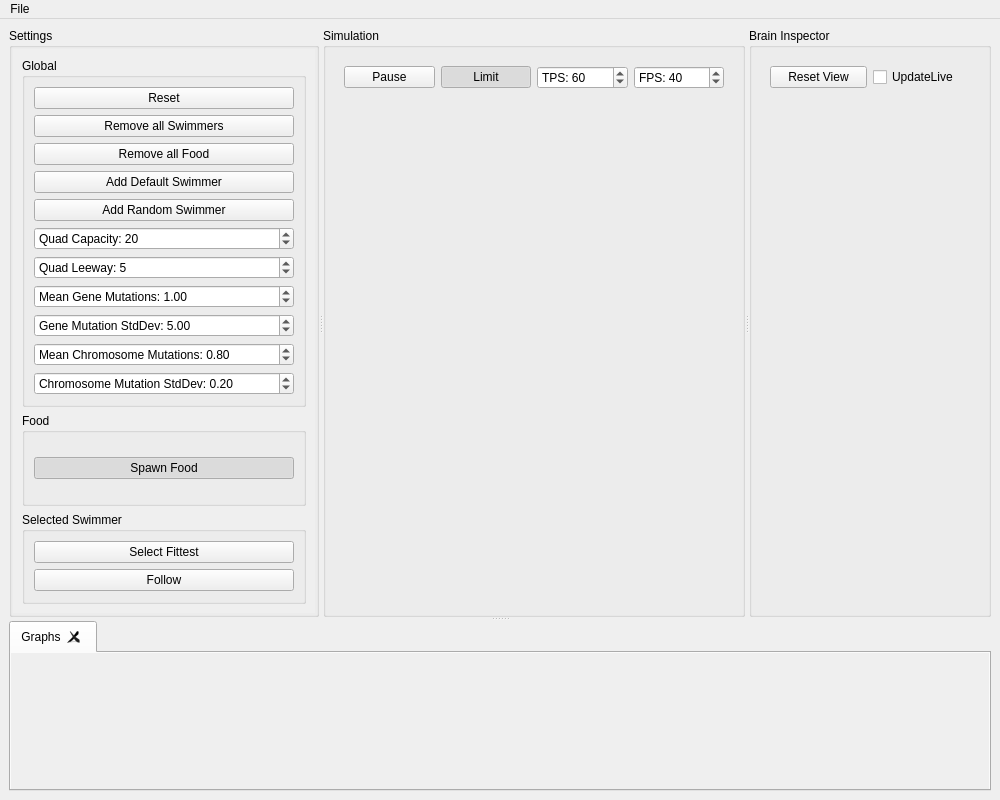
<?xml version="1.0" encoding="UTF-8"?>
<ui version="4.0">
 <class>MainWindow</class>
 <widget class="QMainWindow" name="MainWindow">
  <property name="geometry">
   <rect>
    <x>0</x>
    <y>0</y>
    <width>1000</width>
    <height>800</height>
   </rect>
  </property>
  <property name="windowTitle">
   <string>MainWindow</string>
  </property>
  <widget class="QWidget" name="mainWindowLayout">
   <layout class="QVBoxLayout" name="verticalLayout_2">
    <item>
     <widget class="QSplitter" name="verticalSplitter">
      <property name="orientation">
       <enum>Qt::Vertical</enum>
      </property>
      <property name="childrenCollapsible">
       <bool>false</bool>
      </property>
      <widget class="QWidget" name="horizontalLayout" native="true">
       <layout class="QHBoxLayout" name="horizontalLayout_3">
        <item>
         <widget class="QSplitter" name="horizontalSplitter">
          <property name="frameShape">
           <enum>QFrame::NoFrame</enum>
          </property>
          <property name="orientation">
           <enum>Qt::Horizontal</enum>
          </property>
          <property name="childrenCollapsible">
           <bool>false</bool>
          </property>
          <widget class="QGroupBox" name="settingsPanel">
           <property name="title">
            <string>Settings</string>
           </property>
           <layout class="QVBoxLayout" name="verticalLayout_4">
            <property name="spacing">
             <number>0</number>
            </property>
            <property name="leftMargin">
             <number>1</number>
            </property>
            <property name="topMargin">
             <number>1</number>
            </property>
            <property name="rightMargin">
             <number>1</number>
            </property>
            <property name="bottomMargin">
             <number>1</number>
            </property>
            <item>
             <widget class="QScrollArea" name="settingsScrollPanel">
              <property name="sizePolicy">
               <sizepolicy hsizetype="Preferred" vsizetype="Expanding">
                <horstretch>0</horstretch>
                <verstretch>0</verstretch>
               </sizepolicy>
              </property>
              <property name="frameShape">
               <enum>QFrame::NoFrame</enum>
              </property>
              <property name="verticalScrollBarPolicy">
               <enum>Qt::ScrollBarAsNeeded</enum>
              </property>
              <property name="horizontalScrollBarPolicy">
               <enum>Qt::ScrollBarAlwaysOff</enum>
              </property>
              <property name="widgetResizable">
               <bool>true</bool>
              </property>
              <widget class="QWidget" name="scrollAreaWidgetContents">
               <property name="geometry">
                <rect>
                 <x>0</x>
                 <y>0</y>
                 <width>292</width>
                 <height>553</height>
                </rect>
               </property>
               <layout class="QVBoxLayout" name="verticalLayout_5">
                <item>
                 <widget class="QGroupBox" name="globalSettingsGroup">
                  <property name="title">
                   <string>Global</string>
                  </property>
                  <layout class="QGridLayout" name="gridLayout">
                   <item row="9" column="0">
                    <widget class="QDoubleSpinBox" name="meanChromosomeMutationSpinBox">
                     <property name="prefix">
                      <string>Mean Chromosome Mutations: </string>
                     </property>
                     <property name="maximum">
                      <double>20.000000000000000</double>
                     </property>
                     <property name="value">
                      <double>0.800000000000000</double>
                     </property>
                    </widget>
                   </item>
                   <item row="3" column="0">
                    <widget class="QPushButton" name="addDefaultSwimmerButton">
                     <property name="text">
                      <string>Add Default Swimmer</string>
                     </property>
                    </widget>
                   </item>
                   <item row="7" column="0">
                    <widget class="QDoubleSpinBox" name="meanGeneMutationSpinBox">
                     <property name="prefix">
                      <string>Mean Gene Mutations: </string>
                     </property>
                     <property name="maximum">
                      <double>20.000000000000000</double>
                     </property>
                     <property name="value">
                      <double>1.000000000000000</double>
                     </property>
                    </widget>
                   </item>
                   <item row="8" column="0">
                    <widget class="QDoubleSpinBox" name="geneMutationStdDevSpinBox">
                     <property name="prefix">
                      <string>Gene Mutation StdDev: </string>
                     </property>
                     <property name="maximum">
                      <double>100.000000000000000</double>
                     </property>
                     <property name="singleStep">
                      <double>0.100000000000000</double>
                     </property>
                     <property name="value">
                      <double>5.000000000000000</double>
                     </property>
                    </widget>
                   </item>
                   <item row="0" column="0">
                    <widget class="QPushButton" name="resetAllButton">
                     <property name="text">
                      <string>Reset</string>
                     </property>
                    </widget>
                   </item>
                   <item row="1" column="0">
                    <widget class="QPushButton" name="removeAllSwimmersButton">
                     <property name="text">
                      <string>Remove all Swimmers</string>
                     </property>
                    </widget>
                   </item>
                   <item row="5" column="0">
                    <widget class="QSpinBox" name="quadCapacitySpinner">
                     <property name="prefix">
                      <string>Quad Capacity: </string>
                     </property>
                     <property name="minimum">
                      <number>0</number>
                     </property>
                     <property name="maximum">
                      <number>500</number>
                     </property>
                     <property name="value">
                      <number>20</number>
                     </property>
                    </widget>
                   </item>
                   <item row="6" column="0">
                    <widget class="QSpinBox" name="quadLeewaySpinner">
                     <property name="prefix">
                      <string>Quad Leeway: </string>
                     </property>
                     <property name="maximum">
                      <number>500</number>
                     </property>
                     <property name="value">
                      <number>5</number>
                     </property>
                    </widget>
                   </item>
                   <item row="4" column="0">
                    <widget class="QPushButton" name="addRandomSwimmerButton">
                     <property name="text">
                      <string>Add Random Swimmer</string>
                     </property>
                    </widget>
                   </item>
                   <item row="2" column="0">
                    <widget class="QPushButton" name="removeAllFoodButton">
                     <property name="text">
                      <string>Remove all Food</string>
                     </property>
                    </widget>
                   </item>
                   <item row="10" column="0">
                    <widget class="QDoubleSpinBox" name="chromosomeMutationStdDevSpinBox">
                     <property name="prefix">
                      <string>Chromosome Mutation StdDev: </string>
                     </property>
                     <property name="maximum">
                      <double>5.000000000000000</double>
                     </property>
                     <property name="singleStep">
                      <double>0.100000000000000</double>
                     </property>
                     <property name="value">
                      <double>0.200000000000000</double>
                     </property>
                    </widget>
                   </item>
                  </layout>
                 </widget>
                </item>
                <item>
                 <widget class="QGroupBox" name="foodSettingsGroup">
                  <property name="title">
                   <string>Food</string>
                  </property>
                  <layout class="QVBoxLayout" name="verticalLayout_7">
                   <item>
                    <widget class="QPushButton" name="spawnFoodToggle">
                     <property name="text">
                      <string>Spawn Food</string>
                     </property>
                     <property name="checkable">
                      <bool>true</bool>
                     </property>
                     <property name="checked">
                      <bool>true</bool>
                     </property>
                    </widget>
                   </item>
                  </layout>
                 </widget>
                </item>
                <item>
                 <widget class="QGroupBox" name="selectedSwimmerGroup">
                  <property name="title">
                   <string>Selected Swimmer</string>
                  </property>
                  <layout class="QVBoxLayout" name="verticalLayout_8">
                   <item>
                    <widget class="QPushButton" name="selectFittestButton">
                     <property name="text">
                      <string>Select Fittest</string>
                     </property>
                    </widget>
                   </item>
                   <item>
                    <widget class="QPushButton" name="followSelectedToggle">
                     <property name="text">
                      <string>Follow</string>
                     </property>
                     <property name="checkable">
                      <bool>true</bool>
                     </property>
                    </widget>
                   </item>
                  </layout>
                 </widget>
                </item>
               </layout>
              </widget>
             </widget>
            </item>
           </layout>
          </widget>
          <widget class="QGroupBox" name="universePanel">
           <property name="title">
            <string>Simulation</string>
           </property>
           <layout class="QVBoxLayout" name="verticalLayout_3">
            <item>
             <widget class="QWidget" name="universeParameters" native="true">
              <property name="sizePolicy">
               <sizepolicy hsizetype="Preferred" vsizetype="Maximum">
                <horstretch>0</horstretch>
                <verstretch>0</verstretch>
               </sizepolicy>
              </property>
              <layout class="QHBoxLayout" name="horizontalLayout_4">
               <item>
                <widget class="QPushButton" name="pauseButton">
                 <property name="text">
                  <string>Pause</string>
                 </property>
                 <property name="checkable">
                  <bool>true</bool>
                 </property>
                </widget>
               </item>
               <item>
                <widget class="QPushButton" name="limitButton">
                 <property name="text">
                  <string>Limit</string>
                 </property>
                 <property name="checkable">
                  <bool>true</bool>
                 </property>
                 <property name="checked">
                  <bool>true</bool>
                 </property>
                </widget>
               </item>
               <item>
                <widget class="QSpinBox" name="tpsSelector">
                 <property name="prefix">
                  <string>TPS: </string>
                 </property>
                 <property name="maximum">
                  <number>120</number>
                 </property>
                 <property name="value">
                  <number>60</number>
                 </property>
                </widget>
               </item>
               <item>
                <widget class="QSpinBox" name="fpsSelector">
                 <property name="prefix">
                  <string>FPS: </string>
                 </property>
                 <property name="maximum">
                  <number>120</number>
                 </property>
                 <property name="singleStep">
                  <number>10</number>
                 </property>
                 <property name="value">
                  <number>40</number>
                 </property>
                </widget>
               </item>
              </layout>
             </widget>
            </item>
            <item>
             <widget class="UniverseWidget" name="universe" native="true"/>
            </item>
           </layout>
          </widget>
          <widget class="QGroupBox" name="inspectorPanel">
           <property name="title">
            <string>Brain Inspector</string>
           </property>
           <layout class="QVBoxLayout" name="verticalLayout">
            <item>
             <widget class="QWidget" name="inspectorSettings" native="true">
              <property name="sizePolicy">
               <sizepolicy hsizetype="Preferred" vsizetype="Maximum">
                <horstretch>0</horstretch>
                <verstretch>0</verstretch>
               </sizepolicy>
              </property>
              <layout class="QHBoxLayout" name="horizontalLayout_2">
               <item>
                <widget class="QPushButton" name="resetInspectorView">
                 <property name="text">
                  <string>Reset View</string>
                 </property>
                </widget>
               </item>
               <item>
                <widget class="QCheckBox" name="liveUpdateSelector">
                 <property name="text">
                  <string>UpdateLive</string>
                 </property>
                </widget>
               </item>
              </layout>
             </widget>
            </item>
            <item>
             <widget class="NeuralNetworkInspector" name="inspector" native="true"/>
            </item>
           </layout>
          </widget>
         </widget>
        </item>
       </layout>
      </widget>
      <widget class="QTabWidget" name="graphs">
       <property name="sizePolicy">
        <sizepolicy hsizetype="Preferred" vsizetype="Preferred">
         <horstretch>0</horstretch>
         <verstretch>0</verstretch>
        </sizepolicy>
       </property>
       <property name="tabsClosable">
        <bool>true</bool>
       </property>
       <widget class="QWidget" name="graphCreationTab">
        <attribute name="title">
         <string>Graphs</string>
        </attribute>
        <layout class="QHBoxLayout" name="horizontalLayout_5">
         <property name="spacing">
          <number>0</number>
         </property>
         <property name="leftMargin">
          <number>0</number>
         </property>
         <property name="topMargin">
          <number>0</number>
         </property>
         <property name="rightMargin">
          <number>0</number>
         </property>
         <property name="bottomMargin">
          <number>0</number>
         </property>
         <item>
          <widget class="QScrollArea" name="newGraphButtonsScroller">
           <property name="frameShape">
            <enum>QFrame::NoFrame</enum>
           </property>
           <property name="frameShadow">
            <enum>QFrame::Plain</enum>
           </property>
           <property name="lineWidth">
            <number>0</number>
           </property>
           <property name="widgetResizable">
            <bool>true</bool>
           </property>
           <widget class="QWidget" name="newGraphButtonsContainer">
            <property name="geometry">
             <rect>
              <x>0</x>
              <y>0</y>
              <width>976</width>
              <height>139</height>
             </rect>
            </property>
           </widget>
          </widget>
         </item>
        </layout>
       </widget>
      </widget>
     </widget>
    </item>
   </layout>
  </widget>
  <widget class="QMenuBar" name="menubar">
   <property name="geometry">
    <rect>
     <x>0</x>
     <y>0</y>
     <width>1000</width>
     <height>21</height>
    </rect>
   </property>
   <widget class="QMenu" name="menuFile">
    <property name="title">
     <string>File</string>
    </property>
    <addaction name="actionSave_Selected_Swimmer"/>
   </widget>
   <addaction name="menuFile"/>
  </widget>
  <action name="actionSave_Selected_Swimmer">
   <property name="text">
    <string>Save Selected Swimmer</string>
   </property>
  </action>
 </widget>
 <customwidgets>
  <customwidget>
   <class>UniverseWidget</class>
   <extends>QWidget</extends>
   <header>UniverseWidget.h</header>
   <container>1</container>
  </customwidget>
  <customwidget>
   <class>NeuralNetworkInspector</class>
   <extends>QWidget</extends>
   <header>NeuralNetworkInspector.h</header>
   <container>1</container>
  </customwidget>
 </customwidgets>
 <resources/>
 <connections/>
</ui>
